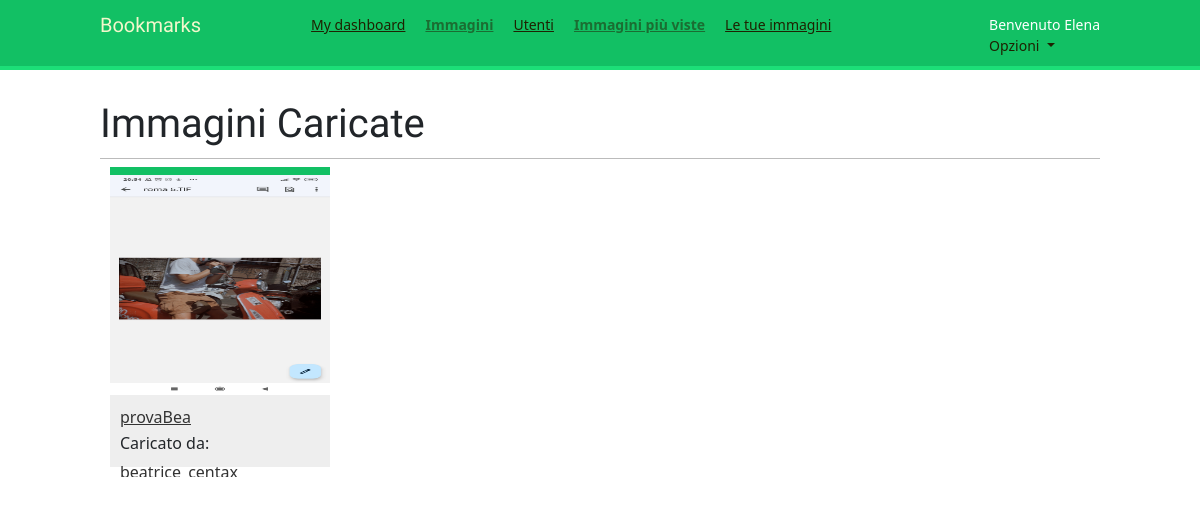
The app's page /images/ (signed in), older data.
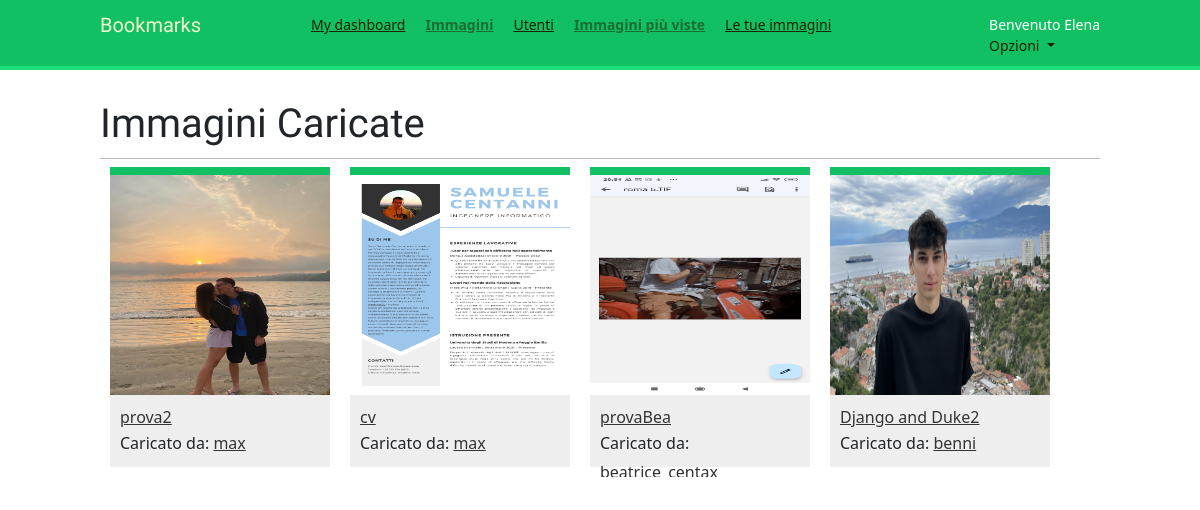
The same page, newer data.
### images/models.py (models this page shows, shortened)
class Image(models.Model):
    user = models.ForeignKey(settings.AUTH_USER_MODEL, related_name='images_created', on_delete=models.CASCADE)
    title = models.CharField(max_length=200)
    slug = models.SlugField(max_length=200, blank=True)
    url = models.URLField(blank=True,)
    image = models.ImageField(blank=True, null=True, upload_to='images/%Y/%m/%d')
    description = models.TextField(blank=True)
    created = models.DateField(auto_now_add=True, db_index=True)
    user_like = models.ManyToManyField(settings.AUTH_USER_MODEL, related_name='images_liked', blank=True)
    total_likes = models.PositiveIntegerField(db_index=True, default=0)
    def get_absolute_url(self):
        return reverse('images:detail', args=[self.id, self.slug])

### images/views.py (the view)
# urls.py: path('', views.image_list, name='list'),
@login_required
def image_list(request, images=None):
    if not images:
        images = Image.objects.all()
        private_profiles = Profile.objects.filter(private=True)
        users_with_private_profiles = [profile.user.id for profile in private_profiles]
        followed_users = Contact.objects.filter(user_from=request.user).values_list('user_to_id', flat=True)
        images = images.exclude(user_id__in=users_with_private_profiles)
        images = images.exclude(user=request.user)
        images = images.union(Image.objects.filter(user_id__in=followed_users))
    paginator = Paginator(images, 8)
    page = request.GET.get('page')
    images_only = request.GET.get('images_only')
    try:
        images = paginator.page(page)
    except PageNotAnInteger:
        images = paginator.page(1)
    except EmptyPage:
        if images_only:
            return HttpResponse('')
        images = paginator.page(paginator.num_pages)
    if images_only:
        return render(request, 'images/image/list_images.html', {'section': 'images', 'images': images, 'user': request.user})
    return render(request, 'images/image/list.html', {'section': 'images', 'images': images})

### images/templates/images/image/list.html (shortened to what this page needs)
{% extends "base.html" %}
{% block content %}
    <h1>Immagini Caricate</h1>
    <div id="image-list">
        {% include "images/image/list_images.html" %}
    </div>
{% endblock %}

### images/templates/images/image/list_images.html
{% load thumbnail %}
{% for image in images %}
<div class="image">
    <a href="{{ image.get_absolute_url }}">
        {% thumbnail image.image 300x300 crop="smart" as im %}
        <a href="{{ image.get_absolute_url }}">
            <img src="{{ im.url }}"
        </a>
    </a>
    <div class="info">
        <a href="{{ image.get_absolute_url }}" class="title">
            {{ image.title }}
        </a>
        <p>Caricato da: <a href="{{ image.user.get_absolute_url }}">{{ image.user.username }}</a></p>
    </div>
</div>
{% endfor %}

Row changes from the older to the newer data that the page shows:
now on this page (row unchanged): Image: shows a picture, title "prova2", user.username "max"
now on this page (row unchanged): Image: shows a picture, title "cv", user.username "max"
added Image: shows a picture, title "Django and Duke2", user.username "benni"
